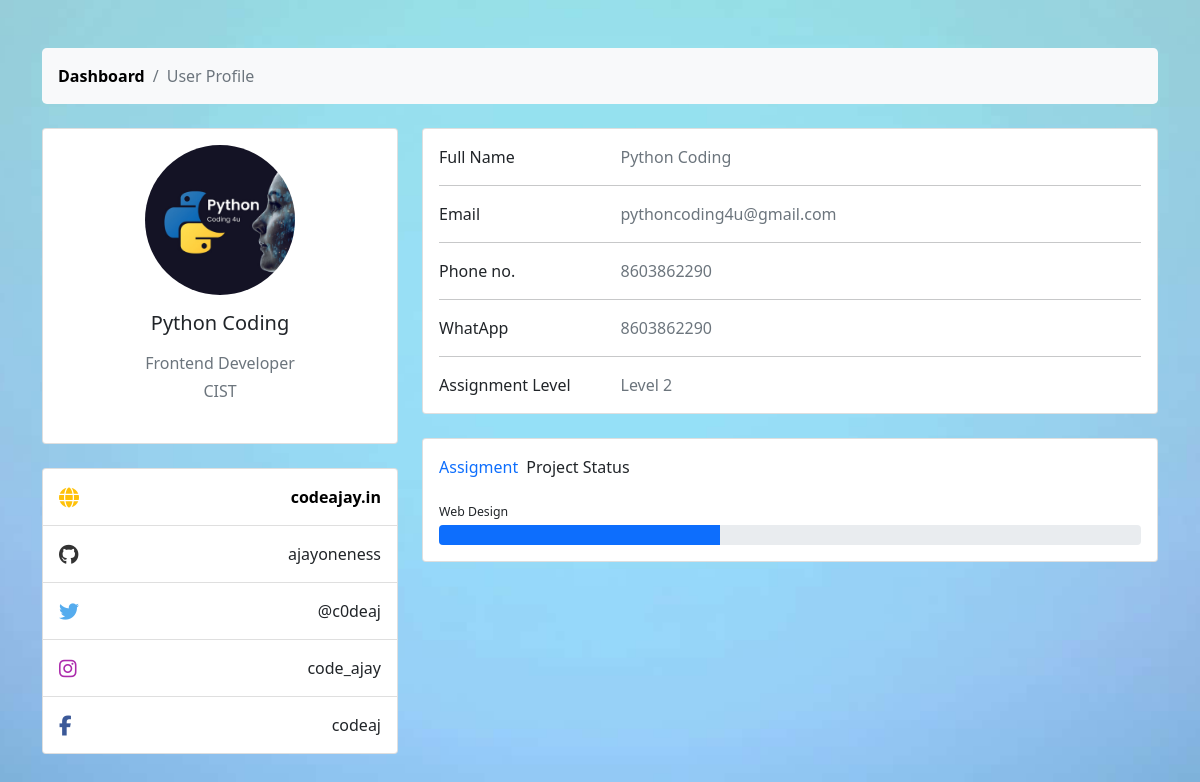
Page /profile/ (signed in) on the earlier database version.
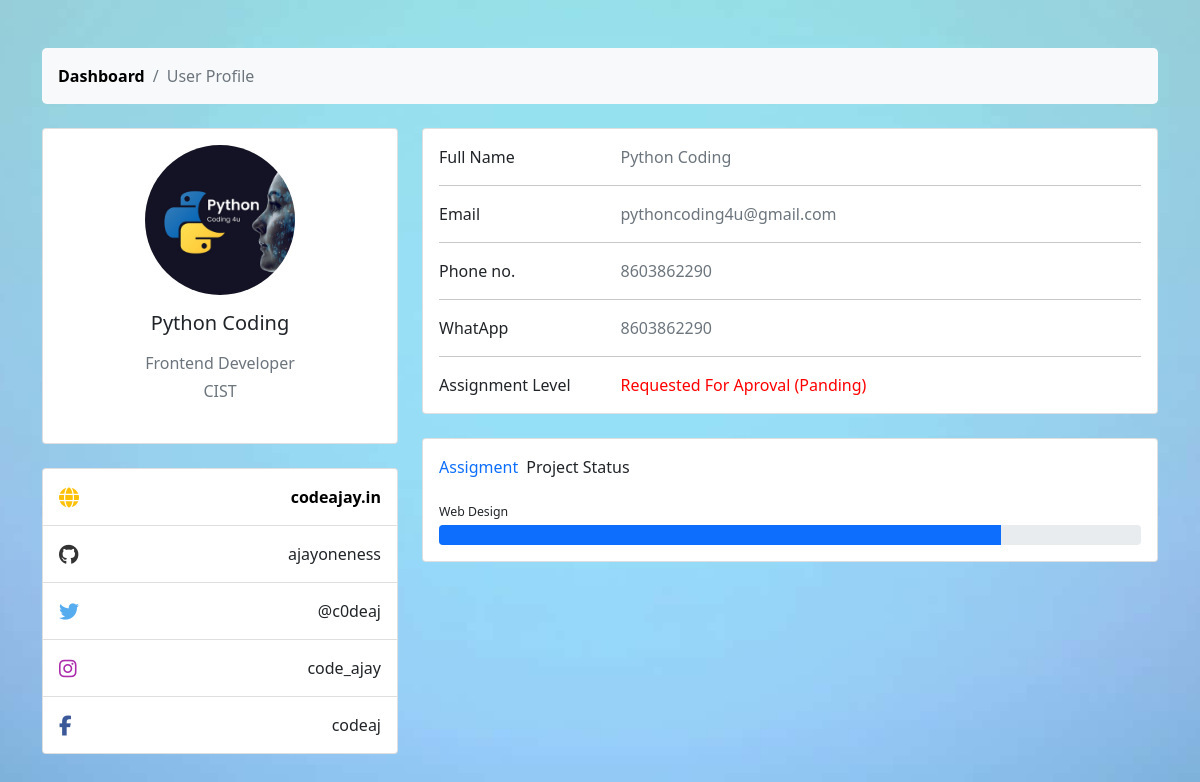
Same page on the later database version.
### accounts/models.py (models this page shows, shortened)
class Student(AbstractBaseUser, PermissionsMixin):
    STATUS_NOT_STARTED = 'not_started'
    STATUS_IN_PROGRESS = 'in_progress'
    STATUS_UNDER_REVIEW = 'under_review'
    STATUS_COMPLETED = 'completed'
    STATUS_REJECTED = 'rejected'
    STATUS_CHOICES = [
        (STATUS_NOT_STARTED, 'Not Started'),
        (STATUS_IN_PROGRESS, 'In Progress'),
        (STATUS_UNDER_REVIEW, 'Under Review'),
        (STATUS_COMPLETED, 'Completed'),
        (STATUS_REJECTED, 'Rejected'),
    ]
    email = models.EmailField(unique=True)
    name = models.CharField(max_length=255)
    profile_pic = models.ImageField(upload_to='profile_pics/', null=True, blank=True)
    phone_no = models.CharField(max_length=15, null=True, blank=True)
    whatsapp_no = models.CharField(max_length=15, null=True, blank=True)
    college = models.CharField(max_length=255, null=True, blank=True)
    domain = models.ForeignKey(Domain, on_delete=models.SET_NULL, null=True, blank=True)
    assignment1 = models.ForeignKey(Assignment, on_delete=models.SET_NULL, null=True, blank=True, related_name='assignment1')
    assignment1status = models.CharField(
        max_length=20,
        choices=STATUS_CHOICES,
        default=STATUS_NOT_STARTED,
    )
    assignment1starttime = models.DateTimeField(blank=True,null=True)
    assignment1endttime = models.DateTimeField(blank=True,null=True)
    assignment1rejectioncount = models.ImageField(default=0)
    assignment2 = models.ForeignKey(Assignment, on_delete=models.SET_NULL, null=True, blank=True, related_name='assignment2')
    assignment2status = models.CharField(
        max_length=20,
        choices=STATUS_CHOICES,
        default=STATUS_NOT_STARTED,
    )
    assignment2starttime = models.DateTimeField(blank=True,null=True)
    assignment2endttime = models.DateTimeField(blank=True,null=True)
    assignment2rejectioncount = models.ImageField(default=0)
    assignment3 = models.ForeignKey(Assignment, on_delete=models.SET_NULL, null=True, blank=True, related_name='assignment3')
    assignment3status = models.CharField(
        max_length=20,
        choices=STATUS_CHOICES,
        default=STATUS_NOT_STARTED,
    )
    assignment3starttime = models.DateTimeField(blank=True,null=True)
    assignment3endttime = models.DateTimeField(blank=True,null=True)
    assignment3rejectioncount = models.ImageField(default=0)
    level_choices_student = [(0, 'Not Started'), (1, 'Level 1'), (2, 'Level 2'), (3, 'Level 3'), (4, 'pending'), (5, 'Certificate Level')]
    level_student = models.IntegerField(choices=level_choices_student, default=0)
    otp = models.IntegerField(null=True, blank=True)
    is_active = models.BooleanField(default=True)
    is_staff = models.BooleanField(default=False)
    date_joined = models.DateTimeField(default=timezone.now)
    objects = StudentManager()
    USERNAME_FIELD = 'email'
    REQUIRED_FIELDS = ['name']

class Domain(models.Model):
    domain_name = models.CharField(max_length=255)
    domain_description = models.TextField()
    def __str__(self):
        return self.domain_name

### accounts/views.py (the view)
# urls.py: path('profile/',views.Profile,name="profile"),
@login_required(login_url='/')
def Profile(request):
    return render(request,"profile.html")

### templates/profile.html (shortened to what the changed rows need)
{% load static %}
<!DOCTYPE html>
<html lang="en">
<head>
<link href="https://cdn.jsdelivr.net/npm/bootstrap@5.0.2/dist/css/bootstrap.min.css" rel="stylesheet">
<link rel="stylesheet" href="https://cdnjs.cloudflare.com/ajax/libs/font-awesome/6.5.2/css/all.min.css" />
</head>
<body>
    <section>
        <div class="container py-5">
          <div class="row">
            <div class="col-lg-4">
              <div class="card mb-4">
                <div class="card-body text-center">
                  {% if user.profile_pic %}
                  <img src="{{user.profile_pic.url}}" alt="avatar"
                    class="rounded-circle img-fluid" style="width: 150px;">
                  {% else %}
                  <img src="https://t4.ftcdn.net/jpg/01/07/43/45/360_F_107434511_iarF2z88c6Ds6AlgtwotHSAktWCdYOn7.jpg" alt="avatar"
                    class="rounded-circle img-fluid" style="width: 150px;">
                  {% endif %}
                  <h5 class="my-3">{{user.name}}</h5>
                  <p class="text-muted mb-1">{{user.domain}}</p>
                  <p class="text-muted mb-4">{{user.college}}</p>
                </div>
              </div>
            </div>
            <div class="col-lg-8">
              <div class="card mb-4">
                <div class="card-body">
                  <div class="row">
                    <div class="col-sm-9">
                      <p class="text-muted mb-0">{{user.name}}</p>
                    </div>
                  </div>
                  <div class="row">
                    <div class="col-sm-9">
                      <p class="text-muted mb-0">{{user.email}}</p>
                    </div>
                  </div>
                  <div class="row">
                    <div class="col-sm-9">
                      <p class="text-muted mb-0">{{user.phone_no}}</p>
                    </div>
                  </div>
                  <div class="row">
                    <div class="col-sm-9">
                      <p class="text-muted mb-0">{{user.whatsapp_no}}</p>
                    </div>
                  </div>
                  <div class="row">
                    <div class="col-sm-9">
                      {% if user.level_student == 4 %}
                      <p class="text-mut mb-0" style="color:red;">Requested For Aproval (Panding) </p>
                      {% else %}
                      <p class="text-muted mb-0">Level {{user.level_student}}</p>
                      {% endif %}
                    </div>
                  </div>
                </div>
              </div>
              <div class="row">
                <div class="col-md-12">
                  <div class="card mb-4 mb-md-0">
                    <div class="card-body">
                      <div class="progress rounded" style="height: 20px;">
                        {% if user.level_student == 0 %}
                        <div class="progress-bar" style="color:Orange" role="progressbar" style="width: 0%" aria-valuenow="0"
                          aria-valuemin="0" aria-valuemax="100"></div>
                        {% elif user.level_student == 1 %}
                        <div class="progress-bar" style="color:Orange" role="progressbar" style="width: 20%" aria-valuenow="20"
                          aria-valuemin="0" aria-valuemax="100"></div>
                        {% elif user.level_student == 2 %}
                        <div class="progress-bar"  role="progressbar" style="width: 40%" aria-valuenow="40"
                          aria-valuemin="0" aria-valuemax="100"></div>
                        {% elif user.level_student == 3 %}
                        <div class="progress-bar" role="progressbar" style="width: 60%" aria-valuenow="60"
                          aria-valuemin="0" aria-valuemax="100"></div>
                          {% elif user.level_student == 4 %}
                          <div class="progress-bar" role="progressbar" style="width: 80%" aria-valuenow="80"
                          aria-valuemin="0" aria-valuemax="100"></div>
                          {% elif user.level_student == 5 %}
                          <div class="progress-bar" role="progressbar" style="width: 100%" aria-valuenow="100"
                          aria-valuemin="0" aria-valuemax="100"></div>
                          {% endif %}
                      </div>
                    </div>
                  </div>
                </div>
              </div>
            </div>
          </div>
        </div>
      </section>
</body>
</html>

Differences in the rows shown:
changed Student "Python Coding": level_student "2" → (not shown)
Other differences:
text no longer shown: "Level"
text now shown: "Requested For Aproval (Panding)"
